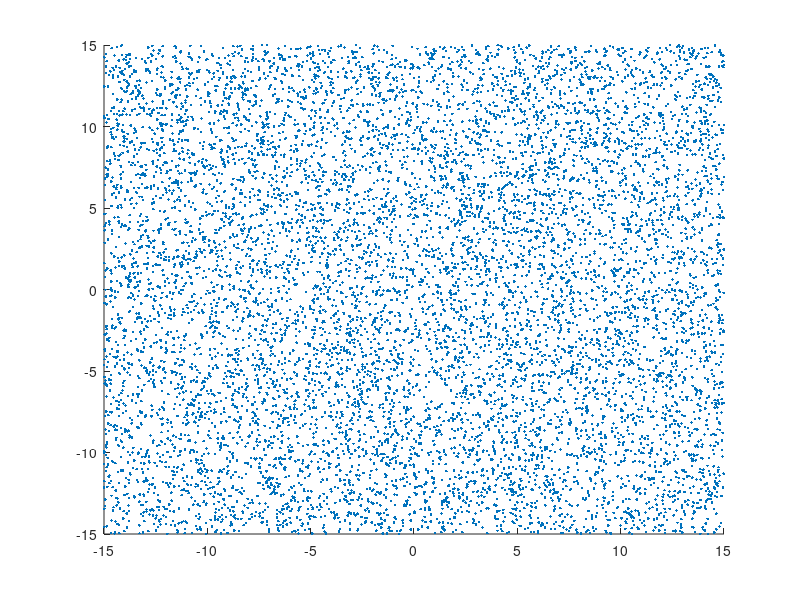

Recreate this plot in MATLAB. (Note: this script raises an error after producing the figure.)
% addpath(genpath('../../pcfft'));
% addpath(genpath('~/FLAM'))

nsrc = 1e4;
L = 15;
xs = L*(2*rand(2,nsrc) - 1);
% xs = xs .* vecnorm(xs).^2;

figure(1);clf
scatter(xs(1,:), xs(2,:),'.')


crad = 2;

n_nbr = 1e2;
half_side = spread_halfside(xs, n_nbr, crad);
half_side

pts = half_side * [[-1;-1],[-1;1], [1;1], [1;-1] , [-1;-1]];

thetas = linspace(0,2*pi);
pxy2 = crad*[cos(thetas);sin(thetas)];

hold on
plot(pts(1,:), pts(2,:),'linewidth',2)
plot(pxy2(1,:), pxy2(2,:),'linewidth',2)
hold off

axis equal


rx = xs(1,:) - xs(1,:).';
ry = xs(2,:) - xs(2,:).';
r = sqrt(rx.^2 + ry.^2);
r = sort(r(:));

% check that n_nbr is about right
[sum(r < crad*2*half_side) / nsrc, n_nbr]
